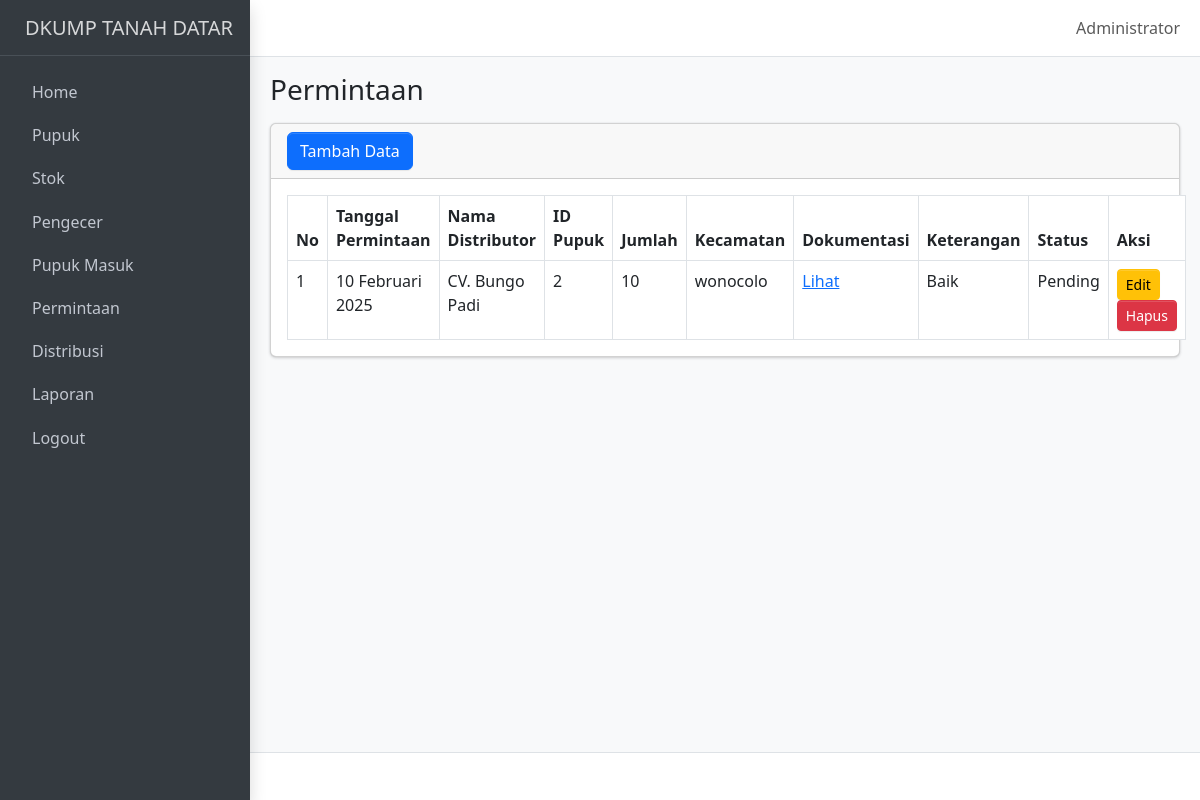
Screenshot of /permintaan.php (signed in) with the database file from the repository.
### tables this page shows
CREATE TABLE `permintaan` (
  `id_permintaan` int NOT NULL,
  `tanggal_permintaan` date NOT NULL,
  `nama_distributor` varchar(255) NOT NULL,
  `id_pupuk` int NOT NULL,
  `jumlah` int NOT NULL,
  `kecamatan` varchar(255) NOT NULL,
  `dokumentasi` varchar(255) DEFAULT NULL,
  `keterangan` text,
  `status` enum('Pending','Diproses','Selesai','Ditolak') NOT NULL DEFAULT 'Pending'
);

### permintaan.php (the view, shortened to what this page needs)
<?php include 'template/header.php'; ?>
<body class="layout-fixed sidebar-expand-lg bg-body-tertiary">
    <div class="app-wrapper">
        <?php include 'template/navbar.php'; ?>
        <?php include 'template/sidebar.php'; ?>
        <main class="app-main">
            <div class="app-content-header">
                <div class="container-fluid">
                    <div class="row">
                        <div class="col-sm-6">
                            <h3 class="mb-0">Permintaan</h3>
                        </div>
                    </div>
                </div>
            </div>
            <div class="app-content">
                <div class="container-fluid">
                    <div class="card">
                        <div class="card-header">
                            <button type="button" class="btn btn-primary" data-bs-toggle="modal" data-bs-target="#modalTambahPermintaan">
                                Tambah Data
                            </button>
                        </div>
                        <div class="card-body">
                            <?php
                            include 'koneksi.php';
                            $query = "SELECT * FROM permintaan";
                            $result = $koneksi->query($query);
                            $no = 1;
                            if ($result->num_rows > 0) {
                                echo "<table class='table table-bordered'>";
                                echo "<thead>
                                    <tr>
                                        <th>No</th>
                                        <th>Tanggal Permintaan</th>
                                        <th>Nama Distributor</th>
                                        <th>ID Pupuk</th>
                                        <th>Jumlah</th>
                                        <th>Kecamatan</th>
                                        <th>Dokumentasi</th>
                                        <th>Keterangan</th>
                                        <th>Status</th>
                                        <th>Aksi</th>
                                    </tr>
                                </thead>";
                                echo "<tbody>";
                                while ($row = $result->fetch_assoc()) {
                                    echo "<tr>
                                        <td>{$no}</td>
                                        <td>";
                                    $bulanIndo = [
                                        1 => 'Januari',
                                        2 => 'Februari',
                                        3 => 'Maret',
                                        4 => 'April',
                                        5 => 'Mei',
                                        6 => 'Juni',
                                        7 => 'Juli',
                                        8 => 'Agustus',
                                        9 => 'September',
                                        10 => 'Oktober',
                                        11 => 'November',
                                        12 => 'Desember'
                                    ];
                                    $tanggal = $row['tanggal_permintaan'];
                                    $timestamp = strtotime($tanggal);
                                    $day = date('j', $timestamp);
                                    $month = $bulanIndo[(int)date('m', $timestamp)];
                                    $year = date('Y', $timestamp);
                                    echo "$day $month $year";
                                    echo "</td>
                                        <td>{$row['nama_distributor']}</td>
                                        <td>{$row['id_pupuk']}</td>
                                        <td>{$row['jumlah']}</td>
                                        <td>{$row['kecamatan']}</td>
                                        <td>";
                                    $file_path = "uploads/{$row['dokumentasi']}";
                                    if (file_exists($file_path) && !empty($row['dokumentasi'])) {
                                        echo "<a href='$file_path' target='_blank'>Lihat</a>";
                                    } else {
                                        echo "Tidak ada";
                                    }
                                    echo "</td>
                                        <td>{$row['keterangan']}</td>
                                        <td>{$row['status']}</td>
                                        <td>
                                            <button class='btn btn-warning btn-sm' data-bs-toggle='modal' data-bs-target='#modalEditPermintaan{$row['id_permintaan']}'>Edit</button>
                                            <a href='crud/hapus_permintaan.php?id={$row['id_permintaan']}' onclick='return confirm(\"Apakah Anda yakin ingin menghapus data ini?\")' class='btn btn-danger btn-sm'>Hapus</a>
                                        </td>
                                    </tr>";
                                    $no++;
                                }
                                echo "</tbody></table>";
                            } else {
                                echo "<p class='text-center'>Tidak ada data.</p>";
                            }
                            ?>
                        </div>
                    </div>
                </div>
            </div>
        </main>
        <footer class="app-footer"></footer>
    </div>
</body>
</html>

### rows the page displays
permintaan: tanggal_permintaan "10", tanggal_permintaan "Februari", tanggal_permintaan "2025", nama_distributor "CV. Bungo Padi", id_pupuk "2", jumlah "10", kecamatan "wonocolo", keterangan "Baik", status "Pending"

### other values shown
$_SESSION['nama_lengkap'] "Administrator"
